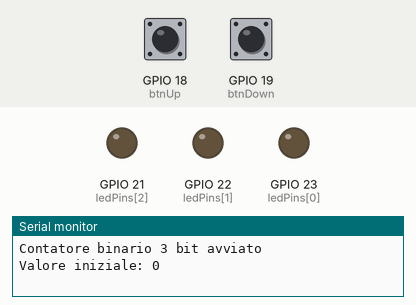
This sketch was run on a simulated ESP32. Parts: output pins drawn as LEDs (lit = HIGH), the last lines printed to the serial monitor. The inputs (shaded band) are chosen by the test bench; at power-on: GPIO 18 (btnUp) HIGH, GPIO 19 (btnDown) HIGH.

Above: at 1.2 s.
1.3 s: GPIO 18 (btnUp) pulled LOW for 0.15 s
At 2.3 s:
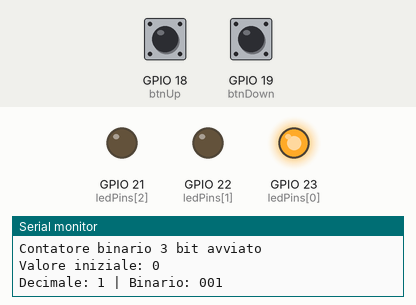
2.9 s: GPIO 18 (btnUp) pulled LOW for 1 s
At 3.5 s:
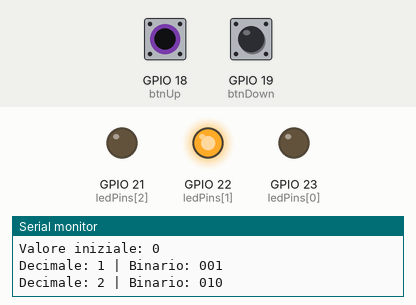
5.4 s: GPIO 18 (btnUp) pulled LOW for 0.15 s
At 6.6 s:
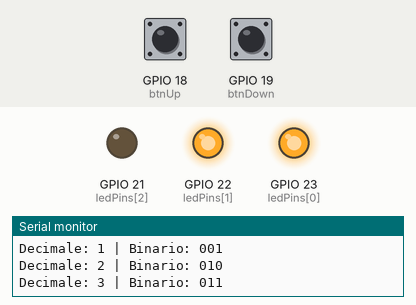
7.0 s: GPIO 18 (btnUp) pulled LOW for 3.2 s
At 7.9 s:
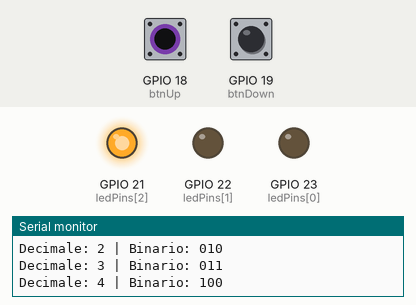
11.7 s: GPIO 18 (btnUp) pulled LOW for 0.15 s
At 12.6 s:
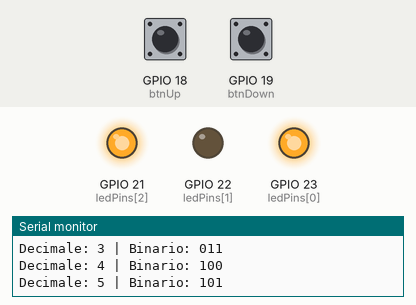
13.3 s: GPIO 18 (btnUp) pulled LOW for 1 s
At 13.9 s:
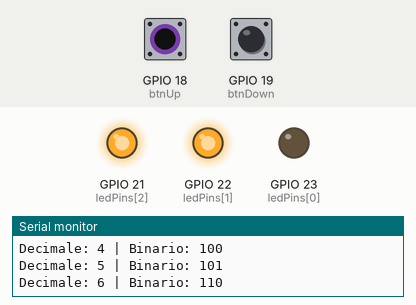
Timing chart, 0 to 16.3 s (numbered marks = the images above; inputs shaded):
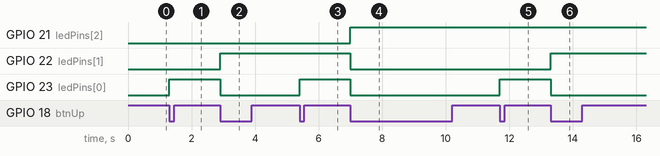

Measured:
- after the input at 1.3 s, GPIO 23 (ledPins[0]): LOW → HIGH at once
- after the input at 2.9 s, GPIO 22 (ledPins[1]): LOW → HIGH at once; GPIO 23 (ledPins[0]): HIGH → LOW at once
- after the input at 5.4 s, GPIO 23 (ledPins[0]): LOW → HIGH at once
- after the input at 7.0 s, GPIO 21 (ledPins[2]): LOW → HIGH at once; GPIO 22 (ledPins[1]), GPIO 23 (ledPins[0]): HIGH → LOW at once
- after the input at 11.7 s, GPIO 23 (ledPins[0]): LOW → HIGH at once
- after the input at 13.3 s, GPIO 22 (ledPins[1]): LOW → HIGH at once; GPIO 23 (ledPins[0]): HIGH → LOW at once

The sketch:

contatoreBinario.ino
```cpp
// Contatore binario a 3 bit con ESP32

// Pin dei LED (bit 0, 1, 2)
const int ledPins[3] = {23, 22, 21};

// Pin dei pulsanti
const int btnUp = 18;    // Pulsante per incrementare
const int btnDown = 19;  // Pulsante per decrementare

// Variabili di stato, conteggio e controllo dello stato dei bottoni
int counter = 0;
bool lastBtnUpState = HIGH;
bool lastBtnDownState = HIGH;

void setup() {
  //Configuro il monitor seriale
  Serial.begin(9600);

  // Configura i LED come output, e li spengo
  for (int i = 0; i < 3; i++) {
    pinMode(ledPins[i], OUTPUT);
    digitalWrite(ledPins[i], LOW);
  }

  // Configura i pulsanti come input con pull-up
  pinMode(btnUp, INPUT_PULLUP);
  pinMode(btnDown, INPUT_PULLUP);

  // Mostra il valore iniziale
  updateLEDs();
  Serial.println("Contatore binario 3 bit avviato");
  Serial.print("Valore iniziale: ");
  Serial.println(counter);
}

void loop() {
  bool btnUpState = digitalRead(btnUp);
  bool btnDownState = digitalRead(btnDown);

  // Pulsante UP (incrementa)
  if (btnUpState == LOW && lastBtnUpState == HIGH) {
      counter++;
      if (counter > 7) {  // 3 bit: range 0-7
        counter = 0;      // Riparti da 0
      }
      updateLEDs();
      printCounter();
      delay(200);
  }

  // Pulsante DOWN (decrementa)
  if (btnDownState == LOW && lastBtnDownState == HIGH) {
      counter--;
      if (counter < 0) {  // Se va sotto 0
        counter = 7;      // Vai a 7
      }
      updateLEDs();
      printCounter();
      delay(200);

  }

  lastBtnUpState = btnUpState;
  lastBtnDownState = btnDownState;

}

void updateLEDs() {
  // Aggiorna i LED in base al valore binario del counter
  for (int i = 0; i < 3; i++) {
    digitalWrite(ledPins[i], (counter % (int)(pow(2, i+1)) >= (int)(pow(2, i))));
  }
}

void printCounter() {
  Serial.print("Decimale: ");
  Serial.print(counter);
  Serial.print(" | Binario: ");

  // Stampa la rappresentazione binaria
  for (int i = 2; i >= 0; i--) {
    Serial.print((counter / (int)pow(2, i)) % 2);
  }
  Serial.println();
}
```
